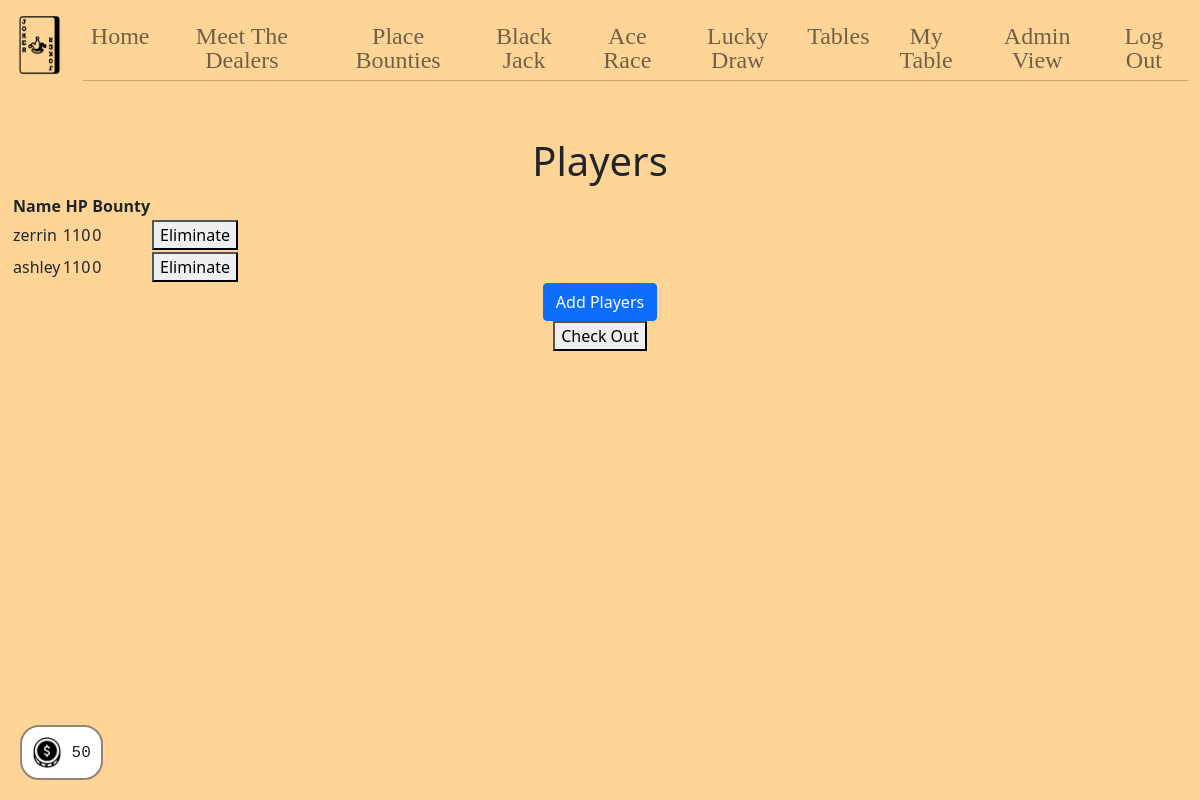
The app's page /table5 (signed in), older data.
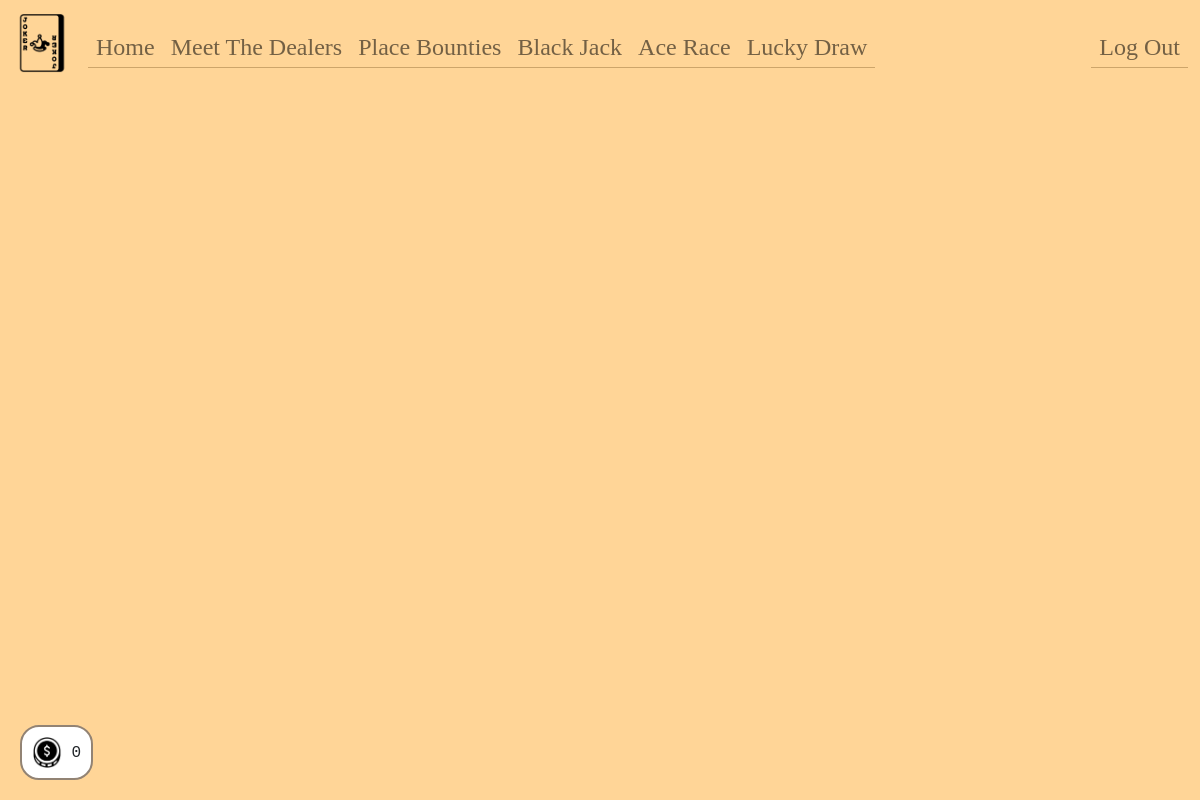
The same page, newer data.
### tables this page shows
CREATE TABLE users (
  id INTEGER PRIMARY KEY AUTOINCREMENT,
  name TEXT NOT NULL,
  hash TEXT NOT NULL,
  email TEXT,
  hp INTEGER DEFAULT 0 NOT NULL,
  bounty INTEGER DEFAULT 0 NOT NULL,
  lucky INTEGER DEFAULT 0 NOT NULL,
  playing INTEGER DEFAULT 0 NOT NULL,
  dealing INTEGER DEFAULT 0 NOT NULL,
  permission INTEGER DEFAULT 0 NOT NULL,
  poker INTEGER DEFAULT 0 NOT NULL,
  tableid INTEGER DEFAULT 0 NOT NULL
);

### app.py (the view)
@app.route("/table5", methods=["GET", "POST"])
@login_required
def table5():
    if request.method == "POST":
        dealer = request.form.get("id")
        if dealer:
            db.execute("UPDATE tables SET dealerid = ? WHERE id = 5", dealer)
            row = db.execute("SELECT * FROM tables WHERE id = 5")
            session["occupied5"] = True
            session["dealerid5"] = row[0]["dealerid"]
        players = db.execute("SELECT * FROM users WHERE poker = 5")
        persons = db.execute("SELECT * FROM users WHERE playing = 1 AND poker = 0")
        eliminated = request.form.get("eliminated")
        if eliminated:
            return render_template("eliminate.html", players=players, eliminated=eliminated)
        return render_template("table5.html", dealer=dealer, players=players, persons=persons)
    else:
        rows = db.execute("SELECT * FROM tables WHERE id = 5")
        dealer = rows[0]["dealerid"]
        if dealer == session["user_id"]:
            session["occupied5"] = True
        session["dealerid5"] = dealer
        players = db.execute("SELECT * FROM users WHERE poker = 5")
        persons = db.execute("SELECT * FROM users WHERE playing = 1 AND poker = 0")
        rows = db.execute("SELECT * FROM users WHERE id = ?", session["user_id"])
        session["hp"] = rows[0]["hp"]
        return render_template("table5.html", dealer=dealer, players=players, persons=persons)

### app.py (called while the page is built)
@app.after_request
def after_request(response):
    response.headers["Cache-Control"] = "no-cache, no-store, must-revalidate"
    response.headers["Expires"] = 0
    response.headers["Pragma"] = "no-cache"
    return response

### helpers.py (called while the page is built)
def login_required(f):
    @wraps(f)
    def decorated_function(*args, **kwargs):
        if session.get("user_id") is None:
            return redirect("/login")
        return f(*args, **kwargs)
    return decorated_function

### templates/table5.html (shortened to what this page needs)
{% extends "layout.html" %}
{% block main %}
    {% if session["dealer"] == 1 %}
        {% if session["occupied5"] == False or not session["occupied5"] %}
            <div>
                <form action="/table5" method="post">
                    <input name="id" type="hidden" value="{{ session["user_id"] }}">
                    <button type="submit">Check In</button>
                </form>
            </div>
        {% elif session["dealerid5"] == session["user_id"] or session["admin"] == 1 %}
            <div id="mainPage">
            <h1>Players</h1>
            <table>
                <thead>
                    <tr>
                        <th>Name</th>
                        <th>HP</th>
                        <th>Bounty</th>
                    </tr>
                </thead>
                <tbody>
                {% for player in players %}
                    <tr class="">
                        <td class="text-start">{{ player["name"] }}</td>
                        <td class="text-start">{{ player["hp"] }}</td>
                        <td class="text-start">{{ player["bounty"] }}</td>
                        <td>
                            <form id="eliminationForm" action="/table5" method="post">
                                <button type="submit" class="buttons">Eliminate</button>
                            </form>
                        </td>
                    </tr>
                {% endfor %}
                </tbody>
            </table>
            <div>
                <button class="btn btn-primary" id="myBtn">Add Players</button>
            </div>
            <div>
                <form action="/checkout" method="post">
                    <button type="submit">Check Out</button>
                </form>
            </div>
        </div>
        {% else %}
            <div>
                You aren't authorized to access this page !
            </div>
        {% endif %}
    {% endif %}
{% endblock %}
{% block footer %}
    <div id="value-container"><img class="img-fluid money" src="/static/money.png"> {{ session["hp"] }} </div>
{% endblock %}

### templates/layout.html (shortened to what this page needs)
<!DOCTYPE html>
<html lang="en">
    <head>
        <link href="https://cdn.jsdelivr.net/npm/bootstrap@5.1.3/dist/css/bootstrap.min.css" rel="stylesheet">
        <link href="/static/styles.css" rel="stylesheet">
        <link href="/static/popups.css" rel="stylesheet">
    </head>
    <body>
        <nav class="bg-light navbar navbar-expand-md navbar-light">
            <div class="container-fluid">
                <a class="navbar-brand" href="/"><img class="img-fluid jokerimg" src="/static/poker-cards.png"></a>
                <div class="collapse navbar-collapse" id="navbar">
                    {% if session["admin"] == 1 %}
                        <ul class="navbar-nav me-auto mt-2 text-center navfont">
                            <li class="nav-item"><a class="nav-link" href="/home">Home</a></li>
                            <li class="nav-item"><a class="nav-link" href="/dealers">Meet The Dealers</a></li>
                            <li class="nav-item"><a class="nav-link" href="/players">Place Bounties</a></li>
                            <li class="nav-item"><a class="nav-link" href="/blackjack">Black Jack</a></li>
                            <li class="nav-item"><a class="nav-link" href="/acerace">Ace Race</a></li>
                            <li class="nav-item"><a class="nav-link" href="/lottery">Lucky Draw</a></li>
                            <li class="nav-item"><a class="nav-link" href="/tables">Tables</a></li>
                            <li class="nav-item"><a class="nav-link" href="/myTable">My Table</a></li>
                            <li class="nav-item"><a class="nav-link" href="/admin">Admin View</a></li>
                        </ul>
                        <ul class="navbar-nav ms-auto mt-2 text-center navfont">
                            <li class="nav-item"><a class="nav-link" href="/logout">Log Out</a></li>
                        </ul>
                    {% elif session["user_id"] %}
                        <ul class="navbar-nav me-auto mt-2 navfont">
                            <li class="nav-item "><a class="nav-link" href="/home">Home</a></li>
                            <li class="nav-item"><a class="nav-link" href="/dealers">Meet The Dealers</a></li>
                            <li class="nav-item"><a class="nav-link" href="/players">Place Bounties</a></li>
                            <li class="nav-item"><a class="nav-link" href="/blackjack">Black Jack</a></li>
                            <li class="nav-item"><a class="nav-link" href="/acerace">Ace Race</a></li>
                            <li class="nav-item"><a class="nav-link" href="/lottery">Lucky Draw</a></li>
                        </ul>
                        <ul class="navbar-nav ms-auto mt-2 navfont">
                            <li class="nav-item"><a class="nav-link" href="/logout">Log Out</a></li>
                        </ul>
                    {% endif %}
                </div>
            </div>
        </nav>
        <main class="container-fluid py-5 text-center">
            {% block main %}{% endblock %}
        </main>
    </body>
    <footer>
        {% block footer %}{% endblock %}
    </footer>
</html>

### static/styles.css (style rules this page uses)
nav .navbar-brand { font-size: xx-large; }
.bg-light { --bs-bg-opacity: 0; }
.container-fluid { background-color: #FFD597; }
body { background-color: #FFD597; }
.jokerimg { x: 10; width: 60px; height: 60px; }
.money { width: 30px; height: 30; }
.navbar-nav li { border-bottom: 1px solid #CDA56A; }
.navbar-nav li a { color: #924828; }
.navfont { color: #924848; font-family: Poppins; font-style: bold; font-size: 24px; line-height: 36px; line-height: 100%; letter-spacing: 4%; }

### static/popups.css (style rules this page uses)
#value-container { position: fixed; bottom: 20px; left: 20px; padding: 10px; background-color: #FFFFFF; border-radius: 19px; border: 2px solid #928374; font-family: monospace; }

Row changes from the older to the newer data that the page shows:
removed users: name "zerrin", hp "110", bounty "0"
no longer on this page (row edited): users: name "ashley", hp "110", bounty "0"
Text that changed along with them:
{{ session["hp"] }}: "50" → "0"
text no longer shown: "Tables My Table Admin View Players Name HP Bounty Add Players Check Out"
